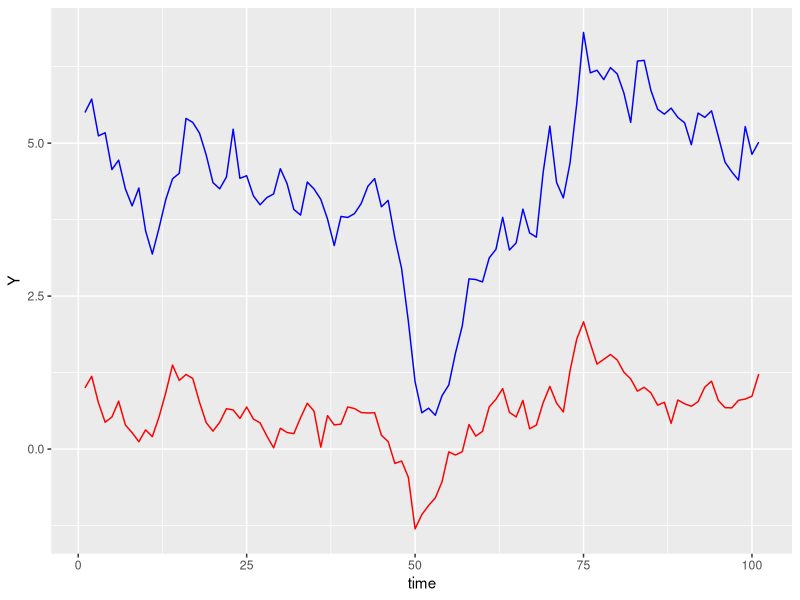
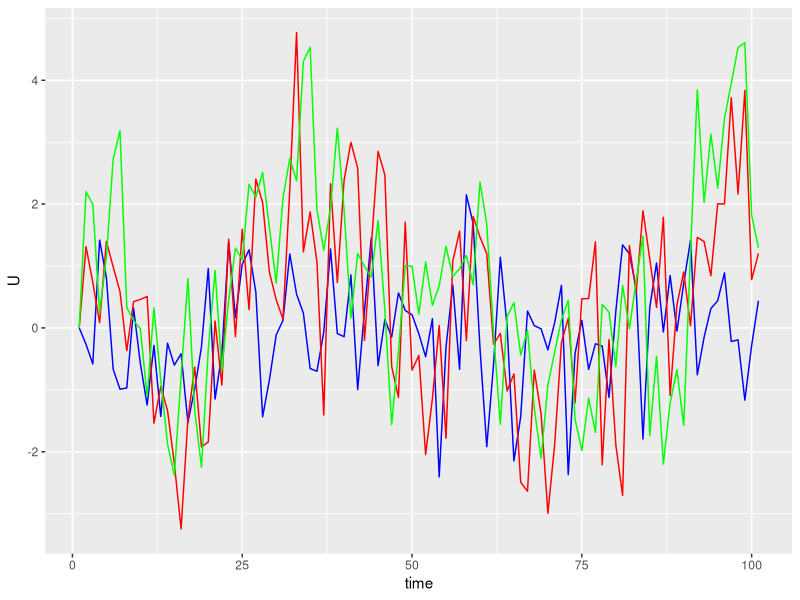
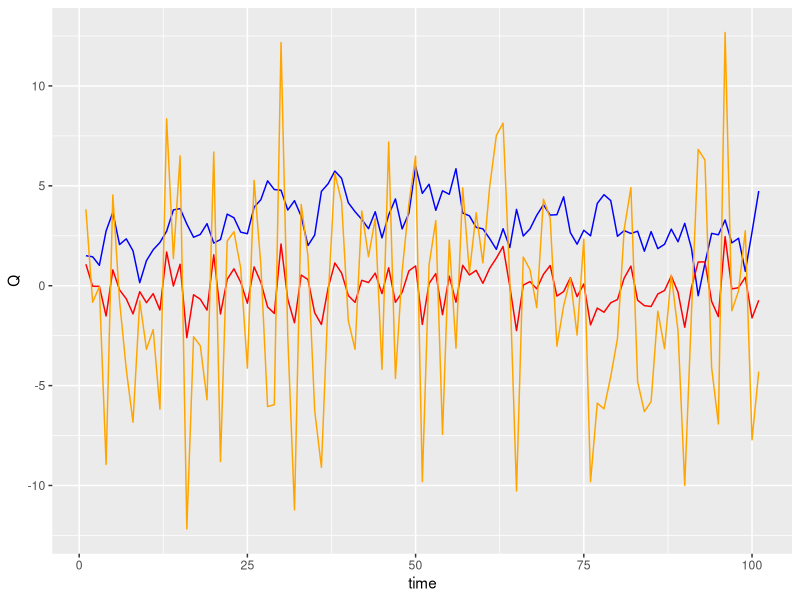

Generate these figures, in order, with R: (Note: this script raises an error after producing the figures.)
# generate cointegrated system: Y, Z -> X (vector)
# setup
library(tidyverse)
nobs <- 101 # lose 1 obs
Sigma <- matrix(c(0.2, 0.1, 0.1, 0.1), nrow = 2, ncol = 2) # error matrix
A <- matrix(c(0.8, 0, 0.6, 1), nrow = 2, ncol = 2) # AR matrix
mu <- matrix(c(0.5, 0), nrow = 2, ncol = 1) # intercept
X0 <- matrix(c(5.5, 1), nrow = 2, ncol = 1) # initial values

library(MASS) # normal errors

# generate data
# store output
data_cvar <- matrix(NA, nrow = 2, ncol = nobs)
rownames(data_cvar) <- c("Y", "Z")
# store initial value
data_cvar[, 1] <- X0
# use loop to generate data
set.seed(123)
for (t in 2:nobs) {
  # generate errors
  epsilont <- matrix(mvrnorm(n = 1, mu = c(0, 0), Sigma = Sigma), nrow = 2, ncol = 1)
  # update observations of Y, Z
  data_cvar[, t] <- A %*% data_cvar[, t - 1] + mu + epsilont
}
data_cvar <- as.data.frame(t(data_cvar)) |>
  mutate(time = 1:nobs)

library(ggplot2)
ggplot(data = data_cvar) +
  geom_line(aes(x = time, y = Y), color = "blue") +
  geom_line(aes(x = time, y = Z), color = "red")

# generate system without cycles but lagged relationship
# Wt = 0.5Wt-1 + 0.4Vt + Ut + epsilonWt
# Vt = 0.2Vt-1 + 0.5Wt-1 + 2Ut + epsilonVt
# Ut = 0.4Ut-1 + epsilonUt
B <- matrix(c(1, -2, -1, 0, 1, -0.4, 0, 0, 1), nrow = 3, ncol = 3)
A <- matrix(c(0.4, 0, 0, 0, 0.2, 0, 0, 0.5, 0.5), nrow = 3, ncol = 3)
Phi <- solve(B) %*% A # reduced form matrix
data_uni <- matrix(NA, nrow = 3, ncol = nobs)
rownames(data_uni) <- c("U", "V", "W")
data_uni[, 1] <- c(0, 0, 0) # initial values of zero (LR mean)
for (t in 2:nobs) {
  # generate errors
  epsilont <- matrix(mvrnorm(n = 1, mu = c(0, 0, 0), Sigma = diag(3)), nrow = 3, ncol = 1)
  # update observations of U, V, T
  data_uni[, t] <- Phi %*% data_uni[, t - 1] + epsilont
}
data_uni <- as.data.frame(t(data_uni)) |>
  mutate(time = 1:nobs)
library(ggplot2)
ggplot(data = data_uni) +
  geom_line(aes(x = time, y = U), color = "blue") +
  geom_line(aes(x = time, y = V), color = "red") +
  geom_line(aes(x = time, y = W), color = "green")

# generate (i) pure AR process (unconnected to rest) and (ii) process with purely exogenous regressor
data_ar <- matrix(NA, nrow = 1, ncol = nobs)
rownames(data_ar) <- "Q"
data_ar[, 1] <- 1.5
for (t in 2:nobs) {
  # update observation Q
  data_ar[, t] <- 1 + 0.7 * data_ar[, t - 1] + rnorm(1)
}
data_other <- data.frame(
  Q = t(data_ar),
  R = rnorm(nobs)
) |>
  mutate(
    S = 5 * R + rnorm(nobs),
    time = 1:nobs
  )
ggplot(data = data_other) +
  geom_line(aes(x = time, y = Q), color = "blue") +
  geom_line(aes(x = time, y = R), color = "red") +
  geom_line(aes(x = time, y = S), color = "orange")

# save data
library(tidyverse)
data_cvar |>
  dplyr::select(Y, Z) |>
  bind_cols(data_uni |> dplyr::select(U, V, W)) |>
  bind_cols(data_other |> dplyr::select(Q, R, S)) |>
  # generate a variable based on variables from both CVAR and stationary system: Mt = 0.1Yt-1 + 0.1Ut-1
  mutate(error = rnorm(nobs)) |>
  mutate(M = 0.1 * lag(Y) + 0.1 * lag(U) + error) |>
  mutate(N = 3 * lag(U) + 3 * R + error) |>
  dplyr::select(-error) |>
  drop_na() |>
  mutate(
    A = rnorm(nobs - 1),
    B = rnorm(nobs - 1)
  ) %>%
  mutate(time = seq.Date(from = as.Date("1900-01-01"), by = "quarter", length.out = nobs - 1)) %>%
  pivot_longer(cols = 1:12, names_to = "na_item", values_to = "values") %>%
  dplyr::mutate(geo = "DE") %>%
  saveRDS(file = "./tests/testthat/testdata/cvar/artificial_cvar_data.rds")
